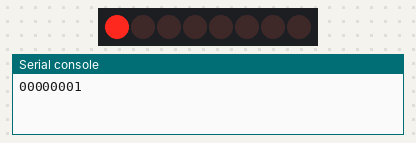
The program below on a simulated Raspberry Pi Pico running MicroPython. On the bench: 8 shift-register outputs drawn as a row of LEDs (first output left, lit = HIGH), the last lines printed to the serial console. At 5.4 s the program stops and its outputs stay as they are.

Above: at 0.3 s.
At 1.3 s:
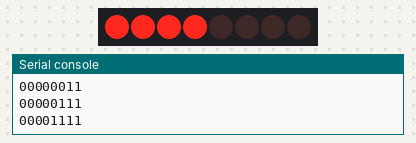
At 1.97 s:
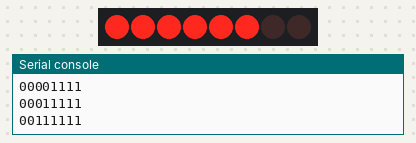
At 2.65 s:
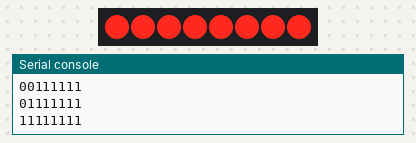
At 3.65 s:
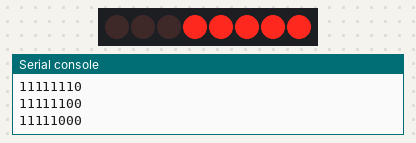
At 5.0 s:
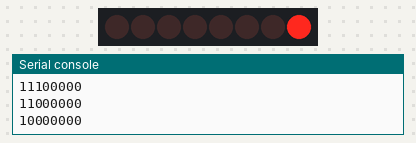
Timing chart, 0 to 6.7 s (numbered marks = the images above):
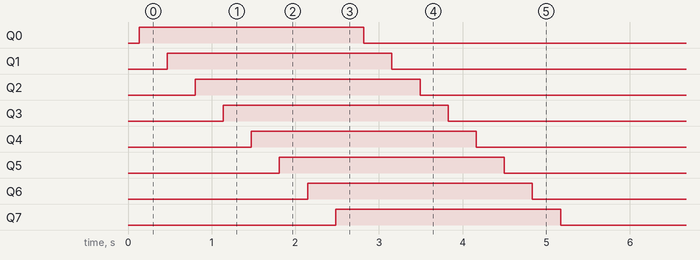

The program:

4.1_74hc595.py
```python
import machine
import time

sdi = machine.Pin(0,machine.Pin.OUT)
rclk = machine.Pin(1,machine.Pin.OUT)
srclk = machine.Pin(2,machine.Pin.OUT)

def hc595_shift(dat):
    rclk.low()
    time.sleep_ms(5)
    for bit in range(7, -1, -1):
        srclk.low()
        time.sleep_ms(5)
        value = 1 & (dat >> bit)
        sdi.value(value)
        time.sleep_ms(5)
        srclk.high()
        time.sleep_ms(5)
    time.sleep_ms(5)
    rclk.high()
    time.sleep_ms(5)

num = 0

for i in range(16):
    if i < 8:
        num = (num<<1) + 1
    elif i>=8:
        num = (num & 0b01111111)<<1
    hc595_shift(num)
    print("{:0>8b}".format(num))
    time.sleep_ms(200)
```

Measured:
- by itself, Q0: LOW → HIGH at 0.14 s, → LOW 2.7 s later
- by itself, Q1: LOW → HIGH at 0.47 s, → LOW 2.7 s later
- by itself, Q2: LOW → HIGH at 0.80 s, → LOW 2.7 s later
- by itself, Q3: LOW → HIGH at 1.1 s, → LOW 2.7 s later
- by itself, Q4: LOW → HIGH at 1.5 s, → LOW 2.7 s later
- by itself, Q5: LOW → HIGH at 1.8 s, → LOW 2.7 s later
- by itself, Q6: LOW → HIGH at 2.1 s, → LOW 2.7 s later
- by itself, Q7: LOW → HIGH at 2.5 s, → LOW 2.7 s later
